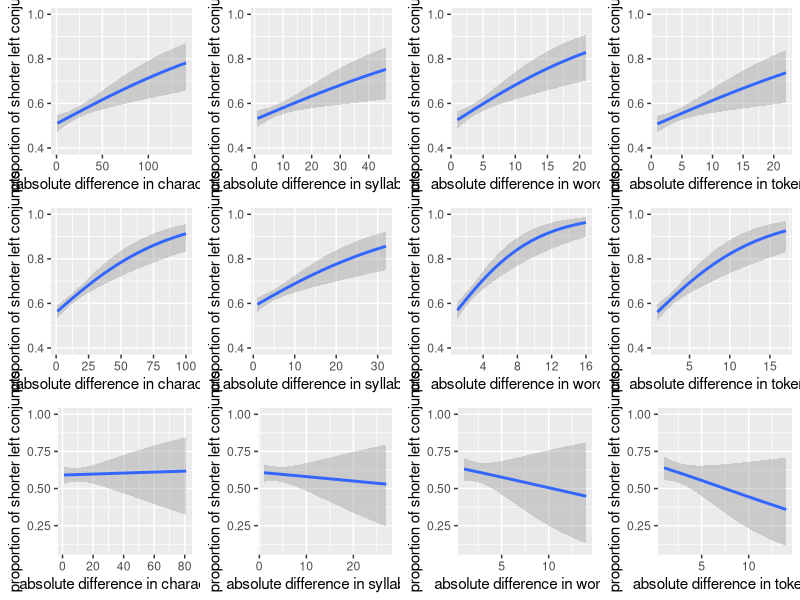

Write the R code that produced this figure. (Note: this script raises an error after producing the figure.)
## ---- chunk 1
library(tidyverse)
library(ggplot2)
library(gridExtra)
data <- read.csv("29_03_naming.csv")

data <- data %>% summarize(position=governor.position, 
                          chars1=L.chars, 
                          syllables1=L.syllables, 
                          words1=L.words, 
                          tokens1=L.tokens, 
                          chars2=R.chars, 
                          syllables2=R.syllables, 
                          words2=R.words, 
                          tokens2=R.tokens)

dataLeftGov <- data[data$position == "L",]
dataRightGov <- data[data$position == "R",]
dataNoGov <- data[data$position == "0",]

#perOfShorLef: jeśli krótszy człon po lewej to 1; jeśli po prawej to 0

prepareData <- function(data){
  dataWithDiff <- data %>% summarize(position, 
                                    charsDiff = chars1 - chars2, 
                                    syllablesDiff = syllables1 - syllables2,
                                    wordsDiff = words1 - words2, 
                                    tokensDiff = tokens1 - tokens2)
  
  dataChars <- dataWithDiff %>% filter(charsDiff != 0)
  dataSyllables <- dataWithDiff %>% filter(syllablesDiff != 0)
  dataWords <- dataWithDiff %>% filter(wordsDiff != 0)
  dataTokens <- dataWithDiff %>% filter(tokensDiff != 0)
  
  dataChars <- dataChars %>% mutate(absCharsDiff = abs(charsDiff)) %>% 
                      group_by(absCharsDiff) %>%     
                      summarize(shorterLeft = ifelse(charsDiff < 0, 1, 0), absCharsDiff,  .groups = 'drop')
  
  dataSyllables <- dataSyllables %>% mutate(absSyllablesDiff = abs(syllablesDiff)) %>% 
          group_by(absSyllablesDiff) %>%     
          summarize(shorterLeft = ifelse(syllablesDiff < 0, 1, 0), absSyllablesDiff,  .groups = 'drop')
  
  dataWords <- dataWords %>% mutate(absWordsDiff = abs(wordsDiff)) %>% 
                      group_by(absWordsDiff) %>%     
                      summarize(shorterLeft = ifelse(wordsDiff < 0, 1, 0), absWordsDiff,  .groups = 'drop')
  
  dataTokens <- dataTokens %>% mutate(absTokensDiff = abs(tokensDiff)) %>% 
                  group_by(absTokensDiff) %>%     
                  summarize(shorterLeft = ifelse(tokensDiff < 0, 1, 0), absTokensDiff,  .groups = 'drop')

  return(list(dataChars, dataSyllables, dataWords, dataTokens))
}

Left <- prepareData(dataLeftGov)
Right <- prepareData(dataRightGov)
No <- prepareData(dataNoGov)

x1 <- do.call(rbind.data.frame, Left[1])
x2 <- do.call(rbind.data.frame, Left[2])
x3 <- do.call(rbind.data.frame, Left[3])
x4 <- do.call(rbind.data.frame, Left[4])
x5 <- do.call(rbind.data.frame, Right[1])
x6 <- do.call(rbind.data.frame, Right[2])
x7 <- do.call(rbind.data.frame, Right[3])
x8 <- do.call(rbind.data.frame, Right[4])
x9 <- do.call(rbind.data.frame, No[1])
x10 <- do.call(rbind.data.frame, No[2])
x11 <- do.call(rbind.data.frame, No[3])
x12 <- do.call(rbind.data.frame, No[4])

#x1$absCharsDiff
#y3 <- cut(x3, breaks = c(1, 2, 4, 7, 20), include.lowest = TRUE, right=FALSE)
#y3
#y33 <- as.list.factor(y3)
#barplot(y33)
#glm
L1 <- ggplot(x1, aes(absCharsDiff, shorterLeft)) +
        geom_smooth(method="glm", formula = y ~ x, method.args = list(family = binomial))+
        labs(x = "absolute difference in characters") +
        labs(y = "proportion of shorter left conjuncts")+
        coord_cartesian(ylim=c(0.4, 1))
L2 <- ggplot(x2, aes(absSyllablesDiff, shorterLeft)) +
        geom_smooth(method="glm", formula = y ~ x, method.args = list(family = binomial))+
        labs(x = "absolute difference in syllables") +
        labs(y = "proportion of shorter left conjuncts")+
        coord_cartesian(ylim=c(0.4, 1))
L3 <- ggplot(x3, aes(absWordsDiff, shorterLeft)) +
        geom_smooth(method="glm", formula = y ~ x, method.args = list(family = binomial))+
        labs(x = "absolute difference in words") +
        labs(y = "proportion of shorter left conjuncts")+
        coord_cartesian(ylim=c(0.4, 1))
L4 <- ggplot(x4, aes(absTokensDiff, shorterLeft)) +
        geom_smooth(method="glm", formula = y ~ x, method.args = list(family = binomial))+
        labs(x = "absolute difference in tokens") +
        labs(y = "proportion of shorter left conjuncts")+
        coord_cartesian(ylim=c(0.4, 1))
R1 <- ggplot(x5, aes(absCharsDiff, shorterLeft)) +
        geom_smooth(method="glm", formula = y ~ x, method.args = list(family = binomial))+
        labs(x = "absolute difference in characters") +
        labs(y = "proportion of shorter left conjuncts")+
        coord_cartesian(ylim=c(0.1, 1))
R2 <- ggplot(x6, aes(absSyllablesDiff, shorterLeft)) +
        geom_smooth(method="glm", formula = y ~ x, method.args = list(family = binomial))+
        labs(x = "absolute difference in syllables") +
        labs(y = "proportion of shorter left conjuncts")+
        coord_cartesian(ylim=c(0.1, 1))
R3 <- ggplot(x7, aes(absWordsDiff, shorterLeft)) +
        geom_smooth(method="glm", formula = y ~ x, method.args = list(family = binomial))+
        labs(x = "absolute difference in words") +
        labs(y = "proportion of shorter left conjuncts")+
        coord_cartesian(ylim=c(0.1, 1))
R4 <- ggplot(x8, aes(absTokensDiff, shorterLeft)) +
        geom_smooth(method="glm", formula = y ~ x, method.args = list(family = binomial))+
        labs(x = "absolute difference in tokens") +
        labs(y = "proportion of shorter left conjuncts")+
        coord_cartesian(ylim=c(0.1, 1))
N1 <- ggplot(x9, aes(absCharsDiff, shorterLeft)) +
        geom_smooth(method="glm", formula = y ~ x, method.args = list(family = binomial))+
        labs(x = "absolute difference in characters") +
        labs(y = "proportion of shorter left conjuncts")+
        coord_cartesian(ylim=c(0.4, 1))
N2 <- ggplot(x10, aes(absSyllablesDiff, shorterLeft)) +
        geom_smooth(method="glm", formula = y ~ x, method.args = list(family = binomial))+
        labs(x = "absolute difference in syllables") +
        labs(y = "proportion of shorter left conjuncts")+
        coord_cartesian(ylim=c(0.4, 1))
N3 <- ggplot(x11, aes(absWordsDiff, shorterLeft)) +
        geom_smooth(method="glm", formula = y ~ x, method.args = list(family = binomial))+
        labs(x = "absolute difference in words") +
        labs(y = "proportion of shorter left conjuncts")+
        coord_cartesian(ylim=c(0.4, 1))
N4 <- ggplot(x12, aes(absTokensDiff, shorterLeft)) +
        geom_smooth(method="glm", formula = y ~ x, method.args = list(family = binomial))+
        labs(x = "absolute difference in tokens") +
        labs(y = "proportion of shorter left conjuncts")+
        coord_cartesian(ylim=c(0.4, 1))

ggpubr::ggarrange(N1, N2, N3, N4, L1, L2, L3, L4, R1, R2, R3, R4, ncol=4, nrow=3)

#czy istotne statystycznie różnice?

x1$type = "left"
x2$type = "left"
x3$type = "left"
x4$type = "left"
x5$type = "right"
x6$type = "right"
x7$type = "right"
x8$type = "right"
x9$type = "no"
x10$type = "no"
x11$type = "no"
x12$type = "no"

chars = rbind(x1, x5, x9)
syllables = rbind(x2, x6, x10)
words = rbind(x3, x7, x11)
tokens = rbind(x4, x8, x12)

fitChars <- glm(shorterLeft ~ absCharsDiff * type, data = chars, family = "binomial")
summary(fitChars)

fitSyllables <- glm(shorterLeft ~ absSyllablesDiff * type, data = syllables, family = "binomial")
summary(fitSyllables)

fitWords <- glm(shorterLeft ~ absWordsDiff * type, data = words, family = "binomial")
summary(fitWords)

fitTokens <- glm(shorterLeft ~ absTokensDiff * type, data = tokens, family = "binomial")
summary(fitTokens)

fitTokens1 <- glm(shorterLeft ~ absTokensDiff, data = tokens, family = "binomial")
summary(fitTokens1)
lines(tokens$absTokensDiff,fitTokens1$fit)

